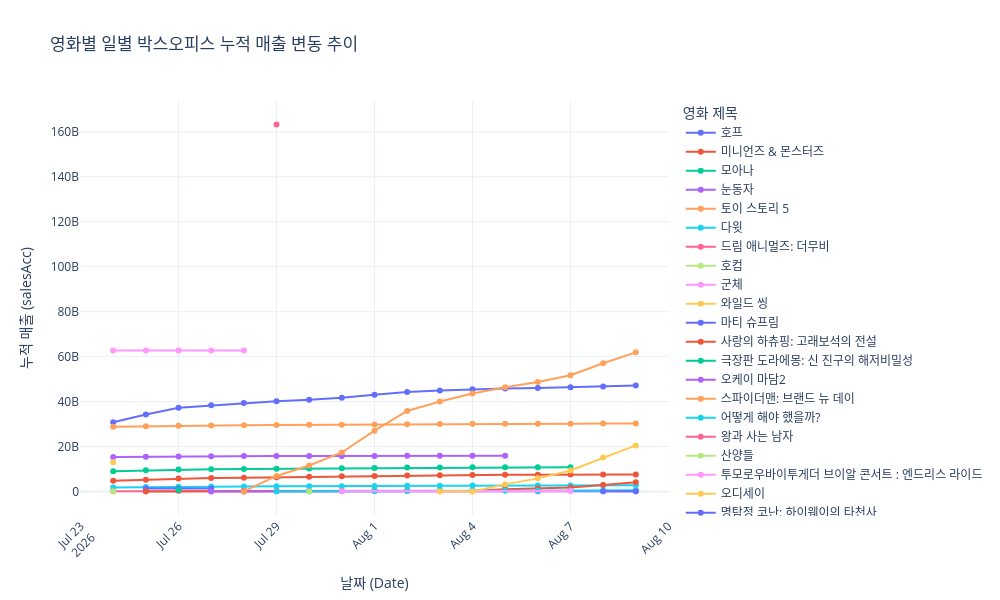

The cell this chart's notebook holds for it:
### Markdown cell above
## 기간에 따른 누적 매출액 변화

### Code cell
draw_lineChart(movie_df, 'salesAcc', '영화별 일별 박스오피스 누적 매출 변동 추이', '누적 매출')

### Figure 1 — Plotly figure (JSON) as saved in the notebook; plotly's stock layout.template omitted (floating-point values rounded to 4 significant figures)
{"data": [{"customdata": [["호프"], ["호프"], ["호프"], ["호프"], ["호프"], ["호프"], ["호프"], ["호프"], ["호프"], ["호프"], ["호프"], ["호프"], ["호프"], ["호프"], ["호프"], ["호프"], ["호프"]], "hovertemplate": "movieNm=%{customdata[0]}<br>b_date=%{x}<br>salesAcc=%{y}<extra></extra>", "legendgroup": "호프", "line": {"color": "#636efa", "dash": "solid"}, "marker": {"symbol": "circle"}, "mode": "lines+markers", "name": "호프", "orientation": "v", "showlegend": true, "type": "scatter", "x": ["2026-07-24", "2026-07-25", "2026-07-26", "2026-07-27", "2026-07-28", "2026-07-29", "2026-07-30", "2026-07-31", "2026-08-01", "2026-08-02", "2026-08-03", "2026-08-04", "2026-08-05", "2026-08-06", "2026-08-07", "2026-08-08", "2026-08-09"], "xaxis": "x", "y": [30780993660, 34259825990, 37260903100, 38318462580, 39342390210, 40174352360, 40838959980, 41674628780, 43077929680, 44278317250, 44896588550, 45478627690, 45769605860, 46031536410, 46354328870, 46753179670, 47091169040], "yaxis": "y"}, {"customdata": [["미니언즈 & 몬스터즈"], ["미니언즈 & 몬스터즈"], ["미니언즈 & 몬스터즈"], ["미니언즈 & 몬스터즈"], ["미니언즈 & 몬스터즈"], ["미니언즈 & 몬스터즈"], ["미니언즈 & 몬스터즈"], ["미니언즈 & 몬스터즈"], ["미니언즈 & 몬스터즈"], ["미니언즈 & 몬스터즈"], ["미니언즈 & 몬스터즈"], ["미니언즈 & 몬스터즈"], ["미니언즈 & 몬스터즈"], ["미니언즈 & 몬스터즈"], ["미니언즈 & 몬스터즈"], ["미니언즈 & 몬스터즈"], ["미니언즈 & 몬스터즈"]], "hovertemplate": "movieNm=%{customdata[0]}<br>b_date=%{x}<br>salesAcc=%{y}<extra></extra>", "legendgroup": "미니언즈 & 몬스터즈", "line": {"color": "#EF553B", "dash": "solid"}, "marker": {"symbol": "circle"}, "mode": "lines+markers", "name": "미니언즈 & 몬스터즈", "orientation": "v", "showlegend": true, "type": "scatter", "x": ["2026-07-24", "2026-07-25", "2026-07-26", "2026-07-27", "2026-07-28", "2026-07-29", "2026-07-30", "2026-07-31", "2026-08-01", "2026-08-02", "2026-08-03", "2026-08-04", "2026-08-05", "2026-08-06", "2026-08-07", "2026-08-08", "2026-08-09"], "xaxis": "x", "y": [4776939340, 5268486180, 5746289680, 5949070580, 6153528100, 6345872400, 6533687660, 6723909590, 6935350100, 7153763290, 7266805090, 7377223240, 7423245490, 7461933690, 7502001440, 7547846640, 7592989320], "yaxis": "y"}, {"customdata": [["모아나"], ["모아나"], ["모아나"], ["모아나"], ["모아나"], ["모아나"], ["모아나"], ["모아나"], ["모아나"], ["모아나"], ["모아나"], ["모아나"], ["모아나"], ["모아나"], ["모아나"]], "hovertemplate": "movieNm=%{customdata[0]}<br>b_date=%{x}<br>salesAcc=%{y}<extra></extra>", "legendgroup": "모아나", "line": {"color": "#00cc96", "dash": "solid"}, "marker": {"symbol": "circle"}, "mode": "lines+markers", "name": "모아나", "orientation": "v", "showlegend": true, "type": "scatter", "x": ["2026-07-24", "2026-07-25", "2026-07-26", "2026-07-27", "2026-07-28", "2026-07-29", "2026-07-30", "2026-07-31", "2026-08-01", "2026-08-02", "2026-08-03", "2026-08-04", "2026-08-05", "2026-08-06", "2026-08-07"], "xaxis": "x", "y": [9048934420, 9413013100, 9759780380, 9905629670, 10053999810, 10154993330, 10265936680, 10378542280, 10502676130, 10626775530, 10691943870, 10755495370, 10775454630, 10789262180, 10804570630], "yaxis": "y"}, {"customdata": [["눈동자"], ["눈동자"], ["눈동자"], ["눈동자"], ["눈동자"], ["눈동자"], ["눈동자"], ["눈동자"], ["눈동자"], ["눈동자"], ["눈동자"], ["눈동자"], ["눈동자"]], "hovertemplate": "movieNm=%{customdata[0]}<br>b_date=%{x}<br>salesAcc=%{y}<extra></extra>", "legendgroup": "눈동자", "line": {"color": "#ab63fa", "dash": "solid"}, "marker": {"symbol": "circle"}, "mode": "lines+markers", "name": "눈동자", "orientation": "v", "showlegend": true, "type": "scatter", "x": ["2026-07-24", "2026-07-25", "2026-07-26", "2026-07-27", "2026-07-28", "2026-07-29", "2026-07-30", "2026-07-31", "2026-08-01", "2026-08-02", "2026-08-03", "2026-08-04", "2026-08-05"], "xaxis": "x", "y": [15302420120, 15456811170, 15595463540, 15664161540, 15731696790, 15755867050, 15782624650, 15808100000, 15836615200, 15861666500, 15876970350, 15890922450, 15893842100], "yaxis": "y"}, {"customdata": [["토이 스토리 5"], ["토이 스토리 5"], ["토이 스토리 5"], ["토이 스토리 5"], ["토이 스토리 5"], ["토이 스토리 5"], ["토이 스토리 5"], ["토이 스토리 5"], ["토이 스토리 5"], ["토이 스토리 5"], ["토이 스토리 5"], ["토이 스토리 5"], ["토이 스토리 5"], ["토이 스토리 5"], ["토이 스토리 5"], ["토이 스토리 5"], ["토이 스토리 5"]], "hovertemplate": "movieNm=%{customdata[0]}<br>b_date=%{x}<br>salesAcc=%{y}<extra></extra>", "legendgroup": "토이 스토리 5", "line": {"color": "#FFA15A", "dash": "solid"}, "marker": {"symbol": "circle"}, "mode": "lines+markers", "name": "토이 스토리 5", "orientation": "v", "showlegend": true, "type": "scatter", "x": ["2026-07-24", "2026-07-25", "2026-07-26", "2026-07-27", "2026-07-28", "2026-07-29", "2026-07-30", "2026-07-31", "2026-08-01", "2026-08-02", "2026-08-03", "2026-08-04", "2026-08-05", "2026-08-06", "2026-08-07", "2026-08-08", "2026-08-09"], "xaxis": "x", "y": [28767111230, 28994276160, 29223351760, 29335606860, 29455092700, 29539736920, 29634052740, 29736093460, 29836223200, 29951598780, 30022826170, 30096201910, 30122190660, 30146318860, 30169571750, 30189805390, 30208578240], "yaxis": "y"}, {"customdata": [["다윗"], ["다윗"], ["다윗"], ["다윗"], ["다윗"], ["다윗"], ["다윗"], ["다윗"], ["다윗"], ["다윗"], ["다윗"], ["다윗"], ["다윗"], ["다윗"], ["다윗"], ["다윗"], ["다윗"]], "hovertemplate": "movieNm=%{customdata[0]}<br>b_date=%{x}<br>salesAcc=%{y}<extra></extra>", "legendgroup": "다윗", "line": {"color": "#19d3f3", "dash": "solid"}, "marker": {"symbol": "circle"}, "mode": "lines+markers", "name": "다윗", "orientation": "v", "showlegend": true, "type": "scatter", "x": ["2026-07-24", "2026-07-25", "2026-07-26", "2026-07-27", "2026-07-28", "2026-07-29", "2026-07-30", "2026-07-31", "2026-08-01", "2026-08-02", "2026-08-03", "2026-08-04", "2026-08-05", "2026-08-06", "2026-08-07", "2026-08-08", "2026-08-09"], "xaxis": "x", "y": [1763738170, 1957569840, 2157713180, 2204854030, 2254555580, 2288419120, 2324549920, 2383973920, 2469146810, 2563769760, 2593378990, 2621960190, 2634680790, 2649418290, 2674815240, 2729011130, 2807309180], "yaxis": "y"}, {"customdata": [["드림 애니멀즈: 더무비"], ["드림 애니멀즈: 더무비"], ["드림 애니멀즈: 더무비"], ["드림 애니멀즈: 더무비"], ["드림 애니멀즈: 더무비"], ["드림 애니멀즈: 더무비"], ["드림 애니멀즈: 더무비"], ["드림 애니멀즈: 더무비"], ["드림 애니멀즈: 더무비"], ["드림 애니멀즈: 더무비"], ["드림 애니멀즈: 더무비"]], "hovertemplate": "movieNm=%{customdata[0]}<br>b_date=%{x}<br>salesAcc=%{y}<extra></extra>", "legendgroup": "드림 애니멀즈: 더무비", "line": {"color": "#FF6692", "dash": "solid"}, "marker": {"symbol": "circle"}, "mode": "lines+markers", "name": "드림 애니멀즈: 더무비", "orientation": "v", "showlegend": true, "type": "scatter", "x": ["2026-07-24", "2026-07-25", "2026-07-26", "2026-07-27", "2026-07-28", "2026-07-29", "2026-07-30", "2026-07-31", "2026-08-01", "2026-08-02", "2026-08-03"], "xaxis": "x", "y": [109862850, 161469490, 218796310, 252320440, 280384250, 302741650, 332169870, 350063140, 362580450, 375366950, 382904050], "yaxis": "y"}, {"customdata": [["호컴"]], "hovertemplate": "movieNm=%{customdata[0]}<br>b_date=%{x}<br>salesAcc=%{y}<extra></extra>", "legendgroup": "호컴", "line": {"color": "#B6E880", "dash": "solid"}, "marker": {"symbol": "circle"}, "mode": "lines+markers", "name": "호컴", "orientation": "v", "showlegend": true, "type": "scatter", "x": ["2026-07-24"], "xaxis": "x", "y": [54961700], "yaxis": "y"}, {"customdata": [["군체"], ["군체"], ["군체"], ["군체"], ["군체"]], "hovertemplate": "movieNm=%{customdata[0]}<br>b_date=%{x}<br>salesAcc=%{y}<extra></extra>", "legendgroup": "군체", "line": {"color": "#FF97FF", "dash": "solid"}, "marker": {"symbol": "circle"}, "mode": "lines+markers", "name": "군체", "orientation": "v", "showlegend": true, "type": "scatter", "x": ["2026-07-24", "2026-07-25", "2026-07-26", "2026-07-27", "2026-07-28"], "xaxis": "x", "y": [62663732870, 62679691640, 62691451140, 62699752740, 62709465840], "yaxis": "y"}, {"customdata": [["와일드 씽"]], "hovertemplate": "movieNm=%{customdata[0]}<br>b_date=%{x}<br>salesAcc=%{y}<extra></extra>", "legendgroup": "와일드 씽", "line": {"color": "#FECB52", "dash": "solid"}, "marker": {"symbol": "circle"}, "mode": "lines+markers", "name": "와일드 씽", "orientation": "v", "showlegend": true, "type": "scatter", "x": ["2026-07-24"], "xaxis": "x", "y": [12981383590], "yaxis": "y"}, {"customdata": [["마티 슈프림"], ["마티 슈프림"], ["마티 슈프림"]], "hovertemplate": "movieNm=%{customdata[0]}<br>b_date=%{x}<br>salesAcc=%{y}<extra></extra>", "legendgroup": "마티 슈프림", "line": {"color": "#636efa", "dash": "solid"}, "marker": {"symbol": "circle"}, "mode": "lines+markers", "name": "마티 슈프림", "orientation": "v", "showlegend": true, "type": "scatter", "x": ["2026-07-25", "2026-07-26", "2026-07-27"], "xaxis": "x", "y": [1332438530, 1357202080, 1364544180], "yaxis": "y"}, {"customdata": [["사랑의 하츄핑: 고래보석의 전설"], ["사랑의 하츄핑: 고래보석의 전설"], ["사랑의 하츄핑: 고래보석의 전설"], ["사랑의 하츄핑: 고래보석의 전설"], ["사랑의 하츄핑: 고래보석의 전설"], ["사랑의 하츄핑: 고래보석의 전설"], ["사랑의 하츄핑: 고래보석의 전설"], ["사랑의 하츄핑: 고래보석의 전설"], ["사랑의 하츄핑: 고래보석의 전설"], ["사랑의 하츄핑: 고래보석의 전설"]], "hovertemplate": "movieNm=%{customdata[0]}<br>b_date=%{x}<br>salesAcc=%{y}<extra></extra>", "legendgroup": "사랑의 하츄핑: 고래보석의 전설", "line": {"color": "#EF553B", "dash": "solid"}, "marker": {"symbol": "circle"}, "mode": "lines+markers", "name": "사랑의 하츄핑: 고래보석의 전설", "orientation": "v", "showlegend": true, "type": "scatter", "x": ["2026-07-25", "2026-07-28", "2026-08-01", "2026-08-02", "2026-08-04", "2026-08-05", "2026-08-06", "2026-08-07", "2026-08-08", "2026-08-09"], "xaxis": "x", "y": [29963000, 48689000, 181687600, 307039320, 318006120, 977591600, 1363938980, 1747908430, 2929869470, 4102522660], "yaxis": "y"}, {"customdata": [["극장판 도라에몽: 신 진구의 해저비밀성"]], "hovertemplate": "movieNm=%{customdata[0]}<br>b_date=%{x}<br>salesAcc=%{y}<extra></extra>", "legendgroup": "극장판 도라에몽: 신 진구의 해저비밀성", "line": {"color": "#00cc96", "dash": "solid"}, "marker": {"symbol": "circle"}, "mode": "lines+markers", "name": "극장판 도라에몽: 신 진구의 해저비밀성", "orientation": "v", "showlegend": true, "type": "scatter", "x": ["2026-07-26"], "xaxis": "x", "y": [663780000], "yaxis": "y"}, {"customdata": [["오케이 마담2"], ["오케이 마담2"], ["오케이 마담2"], ["오케이 마담2"]], "hovertemplate": "movieNm=%{customdata[0]}<br>b_date=%{x}<br>salesAcc=%{y}<extra></extra>", "legendgroup": "오케이 마담2", "line": {"color": "#ab63fa", "dash": "solid"}, "marker": {"symbol": "circle"}, "mode": "lines+markers", "name": "오케이 마담2", "orientation": "v", "showlegend": true, "type": "scatter", "x": ["2026-07-27", "2026-08-06", "2026-08-08", "2026-08-09"], "xaxis": "x", "y": [29553000, 71416000, 90039700, 115943600], "yaxis": "y"}, {"customdata": [["스파이더맨: 브랜드 뉴 데이"], ["스파이더맨: 브랜드 뉴 데이"], ["스파이더맨: 브랜드 뉴 데이"], ["스파이더맨: 브랜드 뉴 데이"], ["스파이더맨: 브랜드 뉴 데이"], ["스파이더맨: 브랜드 뉴 데이"], ["스파이더맨: 브랜드 뉴 데이"], ["스파이더맨: 브랜드 뉴 데이"], ["스파이더맨: 브랜드 뉴 데이"], ["스파이더맨: 브랜드 뉴 데이"], ["스파이더맨: 브랜드 뉴 데이"], ["스파이더맨: 브랜드 뉴 데이"], ["스파이더맨: 브랜드 뉴 데이"]], "hovertemplate": "movieNm=%{customdata[0]}<br>b_date=%{x}<br>salesAcc=%{y}<extra></extra>", "legendgroup": "스파이더맨: 브랜드 뉴 데이", "line": {"color": "#FFA15A", "dash": "solid"}, "marker": {"symbol": "circle"}, "mode": "lines+markers", "name": "스파이더맨: 브랜드 뉴 데이", "orientation": "v", "showlegend": true, "type": "scatter", "x": ["2026-07-28", "2026-07-29", "2026-07-30", "2026-07-31", "2026-08-01", "2026-08-02", "2026-08-03", "2026-08-04", "2026-08-05", "2026-08-06", "2026-08-07", "2026-08-08", "2026-08-09"], "xaxis": "x", "y": [17586000, 6907181590, 11558777890, 17352262640, 27040843150, 35816246050, 39990708200, 43621973470, 46347380200, 48715250310, 51709619350, 57050054270, 61881927290], "yaxis": "y"}, {"customdata": [["어떻게 해야 했을까?"], ["어떻게 해야 했을까?"], ["어떻게 해야 했을까?"], ["어떻게 해야 했을까?"], ["어떻게 해야 했을까?"], ["어떻게 해야 했을까?"], ["어떻게 해야 했을까?"], ["어떻게 해야 했을까?"], ["어떻게 해야 했을까?"], ["어떻게 해야 했을까?"], ["어떻게 해야 했을까?"], ["어떻게 해야 했을까?"]], "hovertemplate": "movieNm=%{customdata[0]}<br>b_date=%{x}<br>salesAcc=%{y}<extra></extra>", "legendgroup": "어떻게 해야 했을까?", "line": {"color": "#19d3f3", "dash": "solid"}, "marker": {"symbol": "circle"}, "mode": "lines+markers", "name": "어떻게 해야 했을까?", "orientation": "v", "showlegend": true, "type": "scatter", "x": ["2026-07-29", "2026-07-30", "2026-07-31", "2026-08-01", "2026-08-02", "2026-08-03", "2026-08-04", "2026-08-05", "2026-08-06", "2026-08-07", "2026-08-08", "2026-08-09"], "xaxis": "x", "y": [37759300, 77007220, 122675920, 186868020, 243445820, 275050480, 304557330, 343582100, 377065150, 413315150, 459750300, 500173500], "yaxis": "y"}, {"customdata": [["왕과 사는 남자"]], "hovertemplate": "movieNm=%{customdata[0]}<br>b_date=%{x}<br>salesAcc=%{y}<extra></extra>", "legendgroup": "왕과 사는 남자", "line": {"color": "#FF6692", "dash": "solid"}, "marker": {"symbol": "circle"}, "mode": "lines+markers", "name": "왕과 사는 남자", "orientation": "v", "showlegend": true, "type": "scatter", "x": ["2026-07-29"], "xaxis": "x", "y": [163215573840], "yaxis": "y"}, {"customdata": [["산양들"]], "hovertemplate": "movieNm=%{customdata[0]}<br>b_date=%{x}<br>salesAcc=%{y}<extra></extra>", "legendgroup": "산양들", "line": {"color": "#B6E880", "dash": "solid"}, "marker": {"symbol": "circle"}, "mode": "lines+markers", "name": "산양들", "orientation": "v", "showlegend": true, "type": "scatter", "x": ["2026-07-30"], "xaxis": "x", "y": [24172050], "yaxis": "y"}, {"customdata": [["투모로우바이투게더 브이알 콘서트 : 엔드리스 라이드"], ["투모로우바이투게더 브이알 콘서트 : 엔드리스 라이드"]], "hovertemplate": "movieNm=%{customdata[0]}<br>b_date=%{x}<br>salesAcc=%{y}<extra></extra>", "legendgroup": "투모로우바이투게더 브이알 콘서트 : 엔드리스 라이드", "line": {"color": "#FF97FF", "dash": "solid"}, "marker": {"symbol": "circle"}, "mode": "lines+markers", "name": "투모로우바이투게더 브이알 콘서트 : 엔드리스 라이드", "orientation": "v", "showlegend": true, "type": "scatter", "x": ["2026-07-31", "2026-08-07"], "xaxis": "x", "y": [52001000, 195756000], "yaxis": "y"}, {"customdata": [["오디세이"], ["오디세이"], ["오디세이"], ["오디세이"], ["오디세이"], ["오디세이"], ["오디세이"]], "hovertemplate": "movieNm=%{customdata[0]}<br>b_date=%{x}<br>salesAcc=%{y}<extra></extra>", "legendgroup": "오디세이", "line": {"color": "#FECB52", "dash": "solid"}, "marker": {"symbol": "circle"}, "mode": "lines+markers", "name": "오디세이", "orientation": "v", "showlegend": true, "type": "scatter", "x": ["2026-08-03", "2026-08-04", "2026-08-05", "2026-08-06", "2026-08-07", "2026-08-08", "2026-08-09"], "xaxis": "x", "y": [16710000, 29391000, 3165985240, 5838159110, 9327393480, 15072613170, 20499295830], "yaxis": "y"}, {"customdata": [["명탐정 코난: 하이웨이의 타천사"], ["명탐정 코난: 하이웨이의 타천사"]], "hovertemplate": "movieNm=%{customdata[0]}<br>b_date=%{x}<br>salesAcc=%{y}<extra></extra>", "legendgroup": "명탐정 코난: 하이웨이의 타천사", "line": {"color": "#636efa", "dash": "solid"}, "marker": {"symbol": "circle"}, "mode": "lines+markers", "name": "명탐정 코난: 하이웨이의 타천사", "orientation": "v", "showlegend": true, "type": "scatter", "x": ["2026-08-08", "2026-08-09"], "xaxis": "x", "y": [55751450, 112982720], "yaxis": "y"}], "layout": {"height": 600, "hovermode": "x unified", "legend": {"title": {"text": "영화 제목"}, "tracegroupgap": 0}, "title": {"text": "영화별 일별 박스오피스 누적 매출 변동 추이"}, "width": 1000, "xaxis": {"anchor": "y", "domain": [0, 1], "tickangle": -45, "title": {"text": "날짜 (Date)"}}, "yaxis": {"anchor": "x", "autorange": true, "domain": [0, 1], "title": {"text": "누적 매출 (salesAcc)"}}}}
